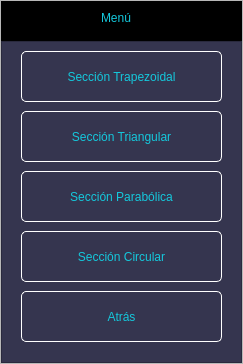
<?xml version="1.0" encoding="UTF-8"?>
<ui version="4.0">
 <class>MainWindow</class>
 <widget class="QMainWindow" name="MainWindow">
  <property name="geometry">
   <rect>
    <x>0</x>
    <y>0</y>
    <width>243</width>
    <height>364</height>
   </rect>
  </property>
  <property name="windowTitle">
   <string>MainWindow</string>
  </property>
  <widget class="QWidget" name="centralwidget">
   <layout class="QVBoxLayout" name="verticalLayout">
    <property name="spacing">
     <number>0</number>
    </property>
    <property name="leftMargin">
     <number>0</number>
    </property>
    <property name="topMargin">
     <number>0</number>
    </property>
    <property name="rightMargin">
     <number>0</number>
    </property>
    <property name="bottomMargin">
     <number>0</number>
    </property>
    <item>
     <widget class="QFrame" name="frame">
      <property name="frameShape">
       <enum>QFrame::StyledPanel</enum>
      </property>
      <property name="frameShadow">
       <enum>QFrame::Raised</enum>
      </property>
      <layout class="QVBoxLayout" name="verticalLayout_2" stretch="0,0">
       <property name="spacing">
        <number>0</number>
       </property>
       <property name="leftMargin">
        <number>0</number>
       </property>
       <property name="topMargin">
        <number>0</number>
       </property>
       <property name="rightMargin">
        <number>0</number>
       </property>
       <property name="bottomMargin">
        <number>0</number>
       </property>
       <item>
        <widget class="QFrame" name="frame_superior">
         <property name="maximumSize">
          <size>
           <width>16777215</width>
           <height>40</height>
          </size>
         </property>
         <property name="styleSheet">
          <string notr="true">QFrame{
background-color:rgb(0, 0, 0);
}

QPushButton{
background-color: #000000ff;
border-radius:20px;
}

QPushButton:hover{
background-color:rgb(53, 53, 79);
border-radius:20px;
}</string>
         </property>
         <property name="frameShape">
          <enum>QFrame::StyledPanel</enum>
         </property>
         <property name="frameShadow">
          <enum>QFrame::Raised</enum>
         </property>
         <widget class="QLabel" name="label">
          <property name="geometry">
           <rect>
            <x>100</x>
            <y>10</y>
            <width>47</width>
            <height>13</height>
           </rect>
          </property>
          <property name="styleSheet">
           <string notr="true">font: 87 12pt &quot;Arial Black&quot;;
color: rgb(20, 200, 220);</string>
          </property>
          <property name="text">
           <string>Menú </string>
          </property>
         </widget>
         <widget class="QPushButton" name="bt_cerrar">
          <property name="geometry">
           <rect>
            <x>200</x>
            <y>0</y>
            <width>40</width>
            <height>40</height>
           </rect>
          </property>
          <property name="minimumSize">
           <size>
            <width>40</width>
            <height>40</height>
           </size>
          </property>
          <property name="maximumSize">
           <size>
            <width>16777215</width>
            <height>16777215</height>
           </size>
          </property>
          <property name="styleSheet">
           <string notr="true"/>
          </property>
          <property name="text">
           <string/>
          </property>
          <property name="icon">
           <iconset>
            <normaloff>Imágenes/cerrar2.png</normaloff>Imágenes/cerrar2.png</iconset>
          </property>
          <property name="iconSize">
           <size>
            <width>20</width>
            <height>20</height>
           </size>
          </property>
         </widget>
         <widget class="QPushButton" name="bt_minimizar">
          <property name="geometry">
           <rect>
            <x>160</x>
            <y>0</y>
            <width>40</width>
            <height>40</height>
           </rect>
          </property>
          <property name="minimumSize">
           <size>
            <width>40</width>
            <height>40</height>
           </size>
          </property>
          <property name="maximumSize">
           <size>
            <width>16777215</width>
            <height>16777215</height>
           </size>
          </property>
          <property name="styleSheet">
           <string notr="true"/>
          </property>
          <property name="text">
           <string/>
          </property>
          <property name="icon">
           <iconset>
            <normaloff>Imágenes/minimizar.png</normaloff>Imágenes/minimizar.png</iconset>
          </property>
          <property name="iconSize">
           <size>
            <width>20</width>
            <height>20</height>
           </size>
          </property>
         </widget>
        </widget>
       </item>
       <item>
        <widget class="QFrame" name="frame_3">
         <property name="styleSheet">
          <string notr="true">QFrame{
background-color:rgb(53,53,79);
}

QPushButton{
font:87 12pt&quot;Arial Black&quot;;
background-color:#000000ff;
color:rgb(20,200,220);
border-radius:5px;
border:1px solid white;
}


QPushButton:hover{
background-color:black;
}</string>
         </property>
         <property name="frameShape">
          <enum>QFrame::StyledPanel</enum>
         </property>
         <property name="frameShadow">
          <enum>QFrame::Raised</enum>
         </property>
         <widget class="QPushButton" name="Trapezoidal">
          <property name="geometry">
           <rect>
            <x>20</x>
            <y>10</y>
            <width>201</width>
            <height>51</height>
           </rect>
          </property>
          <property name="text">
           <string>Sección Trapezoidal</string>
          </property>
         </widget>
         <widget class="QPushButton" name="Triangular">
          <property name="geometry">
           <rect>
            <x>20</x>
            <y>70</y>
            <width>201</width>
            <height>51</height>
           </rect>
          </property>
          <property name="text">
           <string>Sección Triangular</string>
          </property>
         </widget>
         <widget class="QPushButton" name="Parabolica">
          <property name="geometry">
           <rect>
            <x>20</x>
            <y>130</y>
            <width>201</width>
            <height>51</height>
           </rect>
          </property>
          <property name="text">
           <string>Sección Parabólica</string>
          </property>
         </widget>
         <widget class="QPushButton" name="Circular">
          <property name="geometry">
           <rect>
            <x>20</x>
            <y>190</y>
            <width>201</width>
            <height>51</height>
           </rect>
          </property>
          <property name="text">
           <string>Sección Circular</string>
          </property>
         </widget>
         <widget class="QPushButton" name="Atras">
          <property name="geometry">
           <rect>
            <x>20</x>
            <y>250</y>
            <width>201</width>
            <height>51</height>
           </rect>
          </property>
          <property name="text">
           <string>Atrás</string>
          </property>
         </widget>
        </widget>
       </item>
      </layout>
     </widget>
    </item>
   </layout>
  </widget>
 </widget>
 <resources/>
 <connections/>
</ui>
